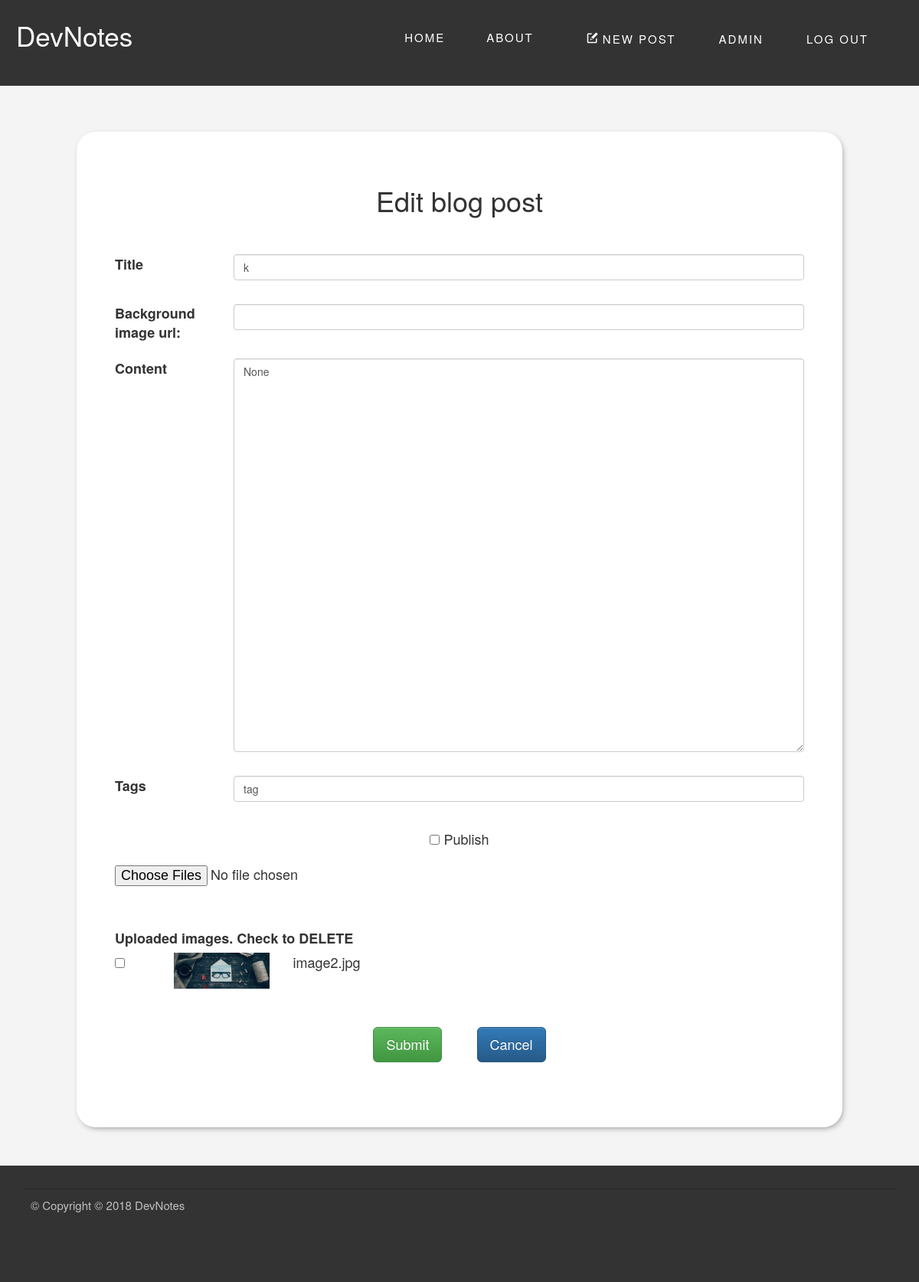
The page /blog/edit/6 (signed in) on the database as committed earlier.
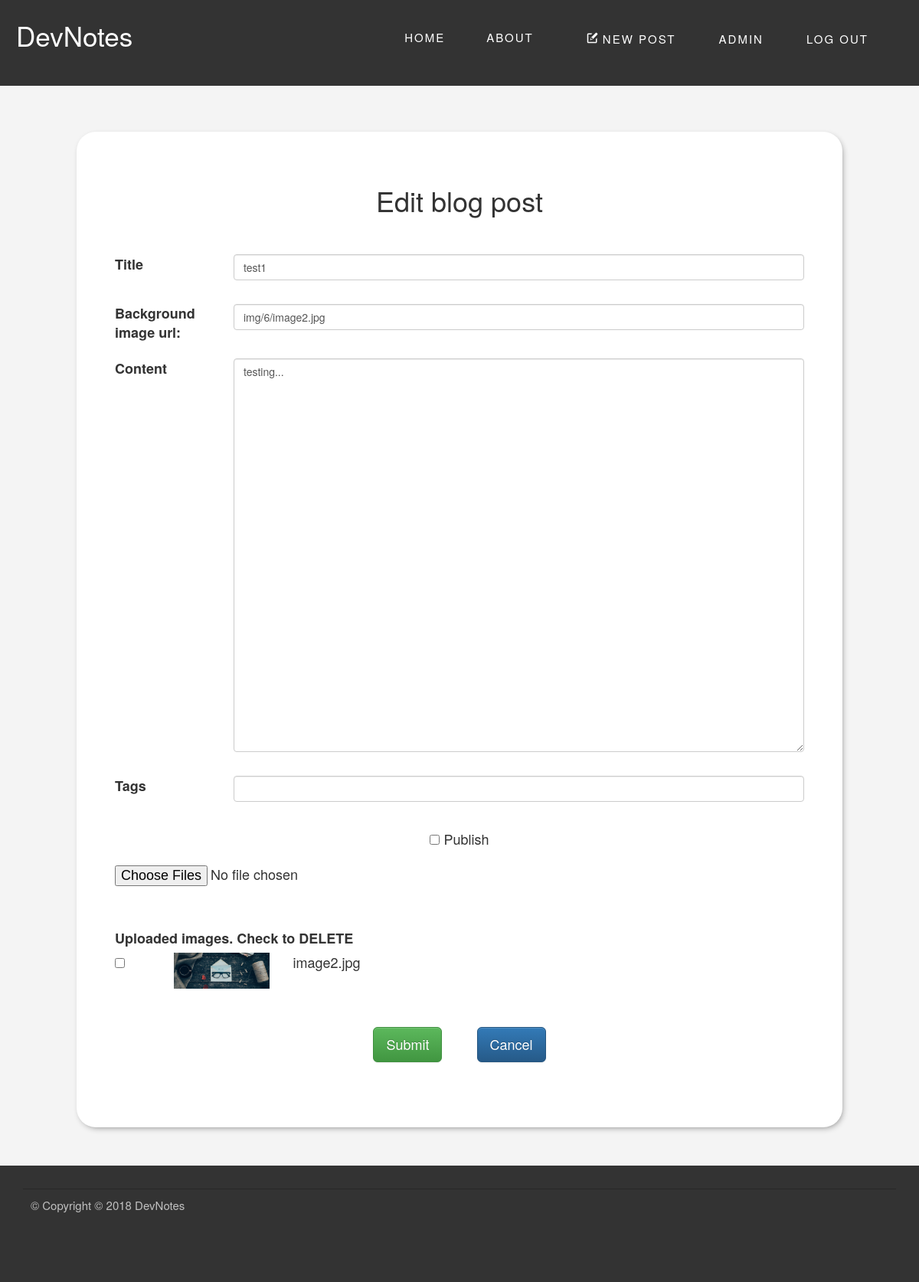
The same page on the database as committed later.
### my_blog/blueprints/blog/models.py (models this page shows, shortened)
class BlogPost(db.Model):
    id = db.Column(db.Integer, primary_key=True)
    _title = db.Column(db.String(128))
    date = db.Column(db.DateTime)
    content = db.Column(db.String)
    imagePath = db.Column(db.String)
    published = db.Column(db.Boolean)
    url = db.Column(db.String(128))
    _tags = db.relationship('Tag',
                            secondary=tags,
                            lazy='joined',
                            backref=db.backref('BlogPost',
                                               lazy='dynamic'))
    comments = db.relationship('Comment',
                               backref='blogpost',
                               lazy='dynamic')
    @property
    def title(self):
        return self._title
    @property
    def tags(self):
        return ",".join([tag.name for tag in self._tags])
    @tags.setter
    def tags(self, string):
        if string:
            self._tags = [Tag.get_or_create(tag)
                          for tag in string.split(',')]
        else:
            self._tags = []

### my_blog/blueprints/blog/views.py (the view, shortened to what this page needs)
@blog.route('/edit/<int:post_id>', methods=['GET', 'POST'])
@login_required
def edit(post_id):
    blogpost = BlogPost.query.get(post_id)
    directory = os.path.join(img_dir, str(post_id))
    files_list = []
    if os.path.exists(directory):
        for root, dirs, files in os.walk(directory, topdown=False):
            for filename in files:
                files_list.append(filename)
    form = BlogPostForm(obj=blogpost)
    return render_template('edit_form.html',
                           post_id=str(post_id),
                           form=form,
                           form_title='Edit blog post',
                           files=files_list)

### my_blog/blueprints/blog/forms.py
class BlogPostForm(FlaskForm):
    title = StringField("Title", validators=[DataRequired()])
    published = BooleanField("Publish", default="")
    imagePath = StringField(label='Background image url:')
    content = TextAreaField("Content", validators=[DataRequired()])
    tags = StringField("Tags", default="")
    upload = FileField('image', validators=[
        FileAllowed(images, 'Images only!')
    ])

### my_blog/app.py (called while the page is built)
@login_manager.user_loader
def load_user(user_id):
    u = User.query.get(user_id)
    return u

### my_blog/blueprints/blog/templates/edit_form.html (shortened to what this page needs)
{% extends "base.html" %}
{% block content %}
<div class="main-column">
  <section class="edit_post-form">
    <form action="" method="post" enctype="multipart/form-data">
      <h1>{{form_title}}</h1>
      <div class="form-group row {% if form.title.errors %} has-error {% endif %}">
         <div class="col-sm-2 col-form-label">{{form.title.label() | safe}}</div>
         <div class="col-sm-10">
           {{ form.title(placeholder="", class="form-control", maxlength=128) | safe}}
         </div>
         <p class="col-sm-7 help-block">
       </div>
      <div class="form-group row {% if form.imagePath.errors %} has-error {% endif %}">
         <div class="col-sm-2 col-form-label">{{form.imagePath.label() | safe}}</div>
         <div class="col-sm-10">
           {{ form.imagePath(placeholder="", class="form-control", maxlength=128) | safe}}
         </div>
         <p class="col-sm-7 help-block">
       </div>
      <div class="form-group row {% if form.content.errors %} has-error {% endif %}">
         <div class="col-sm-2 col-form-label">{{form.content.label() | safe}}</div>
         <div class="col-sm-10">
           {{ form.content(placeholder="", class="form-control", rows='25', maxlength=516) | safe}}
         </div>
         <p class="col-sm-7 help-block">
       </div>
      <div class="form-group row {% if form.tags.errors %} has-error {% endif %}">
         <div class="col-sm-2 col-form-label">{{form.tags.label() | safe}}</div>
         <div class="col-sm-10">
           {{ form.tags(placeholder="", class="form-control", maxlength=128) | safe}}
         </div>
         <p class="col-sm-7 help-block">
       </div>
      <div class="form-group edit_post-panel">
        <div class="col-form-label"> {{ form.published | safe}} Publish </div>
      </div>
      <input id="upload_img" name="images_save"  type="file" multiple >
       {% if files.__len__() >0 %}
      <br>
          <div class="file_list">
            <div>
              <label>Uploaded images. Check to DELETE</label>
            </div>
            {% for file in files %}
              <div class="row" >
                <div class="col-sm-1"><input value="{{file}}" name="images_delete" type="checkbox"></div>
                <div class="col-sm-2"><img src="{{url_for('static', filename='img/' + post_id + '/' + file )}}" style="width:100%"></div>
                <div class="col-sm-6">{{file}}</div>
              </div>
            {% endfor %}
          </div>
      {% endif %}
      <div class="form-group row edit_post-panel">
        <button class="btn btn-lg btn-success btn-save_post" type="submit">Submit</button>
        <a href="{{url_for('main.index')}}" class="btn btn-lg btn-primary btn-save_post" type="cancel">Cancel</a>
      </div>
    </form>
  </section>
</div>
{% endblock %}

Rows that differ between the two databases and show on the page:
changed BlogPost: imagePath (not shown) → "img/6/image2.jpg"; content "None" → "testing..."
Other text that changed with them:
form field title: "k" → "test1"
form field tags: "tag" → (not shown)
